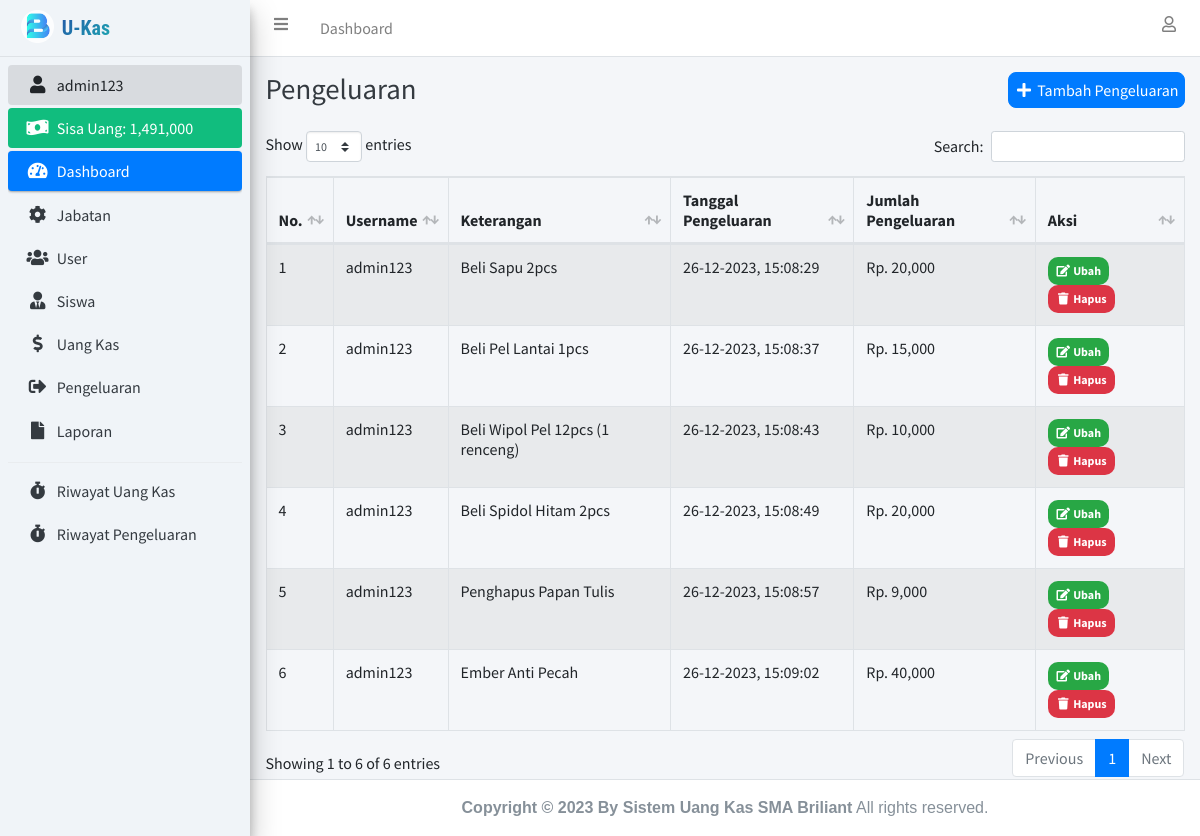
The app's page /pengeluaran.php (signed in) with its own data.
### tables this page shows
CREATE TABLE `user` (
  `id_user` int(11) NOT NULL,
  `nama_lengkap` varchar(100) NOT NULL,
  `username` varchar(100) NOT NULL,
  `password` varchar(255) NOT NULL,
  `id_jabatan` int(11) NOT NULL,
  `jenis_kelamin` enum('laki-laki','perempuan') NOT NULL,
  `no_hp` varchar(15) NOT NULL,
  `asal` varchar(150) NOT NULL,
  `photo` longblob NOT NULL
);

CREATE TABLE `pengeluaran` (
  `id_pengeluaran` int(11) NOT NULL,
  `jumlah_pengeluaran` int(11) NOT NULL,
  `keterangan` text NOT NULL,
  `tanggal_pengeluaran` int(11) NOT NULL,
  `id_user` int(11) NOT NULL
);

### connection.php (called while the page is built, shortened)
<?php
	$host		= "localhost";
	$username	= "root";
	$password	= "";
	$database	= "uang_kas";
	$conn 		= mysqli_connect($host, $username, $password, $database);
if (isset($_SESSION['id_user'])) {
	function dataUser() {
		global $conn;
		$id_user = $_SESSION['id_user'];
		return mysqli_fetch_assoc(mysqli_query($conn, "SELECT * FROM user INNER JOIN jabatan ON user.id_jabatan = jabatan.id_jabatan WHERE id_user = '$id_user'"));
	}
}

### pengeluaran.php (the view, shortened to what this page needs)
<?php
  require 'connection.php';
  $pengeluaran = mysqli_query($conn, "SELECT * FROM pengeluaran INNER JOIN user ON pengeluaran.id_user = user.id_user");
?>
<!DOCTYPE html>
<html>
<head>
  <?php include 'include/css.php'; ?>
  <link rel="stylesheet" href="assets/fonts/material-icon/css/material-design-iconic-font.min.css">
</head>
<body class="hold-transition sidebar-mini layout-fixed">
<div class="wrapper">
  <?php include 'include/navbar.php'; ?>
  <?php include 'include/sidebar.php'; ?>
  <div class="content-wrapper">
    <div class="content-header">
      <div class="container-fluid">
        <div class="row mb-2">
          <div class="col-sm">
            <h1 class="m-0 text-dark">Pengeluaran</h1>
          </div>
          <div class="col-sm text-right">
            <?php if ($_SESSION['id_jabatan'] !== '3'): ?>
              <button class="btn btn-primary" data-toggle="modal" data-target="#tambahPengeluaranModal"><i class="fas fa-fw fa-plus"></i> Tambah Pengeluaran</button>
            <?php endif ?>
          </div>
        </div>
      </div>
    </div>
    <section class="content">
      <div class="container-fluid">
        <div class="row">
          <div class="col-lg">
            <div class="table-responsive">
              <table class="table table-bordered table-hover table-striped" id="table_id">
                <thead>
                  <tr>
                    <th>No.</th>
                    <th>Username</th>
                    <th>Keterangan</th>
                    <th>Tanggal Pengeluaran</th>
                    <th>Jumlah Pengeluaran</th>
                    <?php if ($_SESSION['id_jabatan'] !== '3'): ?>
                      <th>Aksi</th>
                    <?php endif ?>
                  </tr>
                </thead>
                <tbody>
                  <?php $i = 1; ?>
                  <?php foreach ($pengeluaran as $dp): ?>
                    <tr>
                      <td><?= $i++; ?></td>
                      <td><?= $dp['username']; ?></td>
                      <td><?= $dp['keterangan']; ?></td>
                      <td><?= date("d-m-Y, H:i:s", $dp['tanggal_pengeluaran']); ?></td>
                      <td>Rp. <?= number_format($dp['jumlah_pengeluaran']); ?></td>
                      <?php if ($_SESSION['id_jabatan'] !== '3'): ?>
                        <td>
                          <a href="" class="badge badge-success" data-toggle="modal" data-target="#editPengeluaranModal<?= $dp['id_pengeluaran']; ?>"><i class="fas fa-fw fa-edit"></i> Ubah</a>
                          <?php if ($_SESSION['id_jabatan'] == '1'): ?>
                            <a href="hapus_pengeluaran.php?id_pengeluaran=<?= $dp['id_pengeluaran']; ?>" class="badge badge-danger btn-delete" data-nama="Pengeluaran : Rp. <?= number_format($dp['jumlah_pengeluaran']); ?> | <?= $dp['keterangan']; ?>"><i class="fas fa-fw fa-trash"></i> Hapus</a>
                          <?php endif ?>
                        </td>
                      <?php endif ?>
                    </tr>
                  <?php endforeach ?>
                </tbody>
              </table>
            </div>
          </div>
        </div>
      </div>
    </section>
  </div>
  <?php include 'include/footer.php';?>
</div>
</body>
</html>

### include/sidebar.php
<?php
  $dataUser = dataUser();
  $jml_pengeluaran = mysqli_fetch_assoc(mysqli_query($conn, "SELECT sum(jumlah_pengeluaran) as jml_pengeluaran FROM pengeluaran"));
  $jml_pengeluaran = $jml_pengeluaran['jml_pengeluaran'];
  $jml_uang_kas = mysqli_fetch_assoc(mysqli_query($conn, "SELECT sum(minggu_ke_1 + minggu_ke_2 + minggu_ke_3 + minggu_ke_4) as jml_uang_kas FROM uang_kas"));
  $jml_uang_kas = $jml_uang_kas['jml_uang_kas'];
?>
<aside class="main-sidebar sidebar-light-primary elevation-4" style="background-color: #f0f4f8;">
  <a href="index.php" class="brand-link">
    <img src="assets/img/img_properties/briliant.png" alt="AdminLTE Logo" class="brand-image" style="opacity: .8">
    <span class="brand-text " style="
  @import url('https://fonts.googleapis.com/css2?family=Open+Sans:wght@800Quicksand:wght@700&family=Roboto+Condensed:wght@800&display=swap');
  font-family: 'Roboto Condensed', sans-serif; font-weight:800; font-style: 25px; background: linear-gradient(-45deg, rgb(30, 166, 178) 0%, rgb(33, 88, 166) 100%);
    -webkit-background-clip: text;
    -webkit-text-fill-color: transparent;">U-Kas</span>
  </a>
  <div class="sidebar" >
    <nav class="mt-2">
      <ul class="nav nav-pills nav-sidebar flex-column" data-widget="treeview" role="menu" data-accordion="false">
        <li class="nav-item has-treeview menu-open">
          <a href="profile.php" class="nav-link"><i class="nav-icon fas fa-fw fa-user"></i> <p><?= $dataUser['username']; ?></p></a>
        </li>
        <li class="nav-item">
          <div class=" nav-link text-white" style="background-color: #11bd7e;">
            <i class="nav-icon fas fa-money-bill-wave"></i>
            <p>
              Sisa Uang: <?= number_format($jml_uang_kas - $jml_pengeluaran); ?>
            </p>
          </div>
        </li>
        <li class="nav-item has-treeview menu-open" >
          <a href="index.php" class="nav-link active" >
            <i class="nav-icon fas fa-tachometer-alt"></i>
            <p>
              Dashboard
            </p>
          </a>
        </li>
        <?php if ($dataUser['id_jabatan'] == '1'): ?>
          <li class="nav-item">
            <a href="jabatan.php" class="nav-link">
              <i class="nav-icon fas fa-cog"></i>
              <p>
                Jabatan
              </p>
            </a>
          </li>
          <li class="nav-item">
            <a href="user.php" class="nav-link">
              <i class="nav-icon fas fa-users"></i>
              <p>
                User
              </p>
            </a>
          </li>
        <?php endif ?>
        <li class="nav-item">
          <a href="siswa.php" class="nav-link">
            <i class="fas fa-user-tie nav-icon"></i>
            <p>Siswa</p>
          </a>
        </li>
        <li class="nav-item">
          <a href="uang_kas.php" class="nav-link">
            <i class="fas fa-dollar-sign nav-icon"></i>
            <p>Uang Kas</p>
          </a>
        </li>
        <li class="nav-item">
          <a href="pengeluaran.php" class="nav-link">
            <i class="fas fa-sign-out-alt nav-icon"></i>
            <p>Pengeluaran</p>
          </a>
        </li>
        <li class="nav-item">
          <a href="laporan.php" class="nav-link">
            <i class="fas fa-file nav-icon"></i>
            <p>Laporan</p>
          </a>
        </li>
        <div class="dropdown-divider"></div>
        <li class="nav-item">
          <a href="riwayat.php" class="nav-link">
            <i class="fas fa-stopwatch nav-icon"></i>
            <p>Riwayat Uang Kas</p>
          </a>
        </li>
        <li class="nav-item">
          <a href="riwayat_pengeluaran.php" class="nav-link">
            <i class="fas fa-stopwatch nav-icon"></i>
            <p>Riwayat Pengeluaran</p>
          </a>
        </li>
      </ul>
    </nav>
  </div>
</aside>

### pengeluaran.php (style rules this page uses)
.btn { border-radius: 8px; padding: 5px; }
.badge { border-radius: 10px; padding: 8px; }

### records on screen
user: username "admin123"
pengeluaran: id_user.username "admin123", keterangan "Beli Sapu 2pcs", tanggal_pengeluaran "26-12-2023, 15:08:29", jumlah_pengeluaran "20,000"
pengeluaran: id_user.username "admin123", keterangan "Beli Pel Lantai 1pcs", tanggal_pengeluaran "26-12-2023, 15:08:37", jumlah_pengeluaran "15,000"
pengeluaran: id_user.username "admin123", keterangan "Beli Wipol Pel 12pcs (1 renceng)", tanggal_pengeluaran "26-12-2023, 15:08:43", jumlah_pengeluaran "10,000"
pengeluaran: id_user.username "admin123", keterangan "Beli Spidol Hitam 2pcs", tanggal_pengeluaran "26-12-2023, 15:08:49", jumlah_pengeluaran "20,000"
pengeluaran: id_user.username "admin123", keterangan "Penghapus Papan Tulis", tanggal_pengeluaran "26-12-2023, 15:08:57", jumlah_pengeluaran "9,000"
pengeluaran: id_user.username "admin123", keterangan "Ember Anti Pecah", tanggal_pengeluaran "26-12-2023, 15:09:02", jumlah_pengeluaran "40,000"

### other values on screen
$jml_uang_kas - $jml_pengeluaran "1,491,000"
